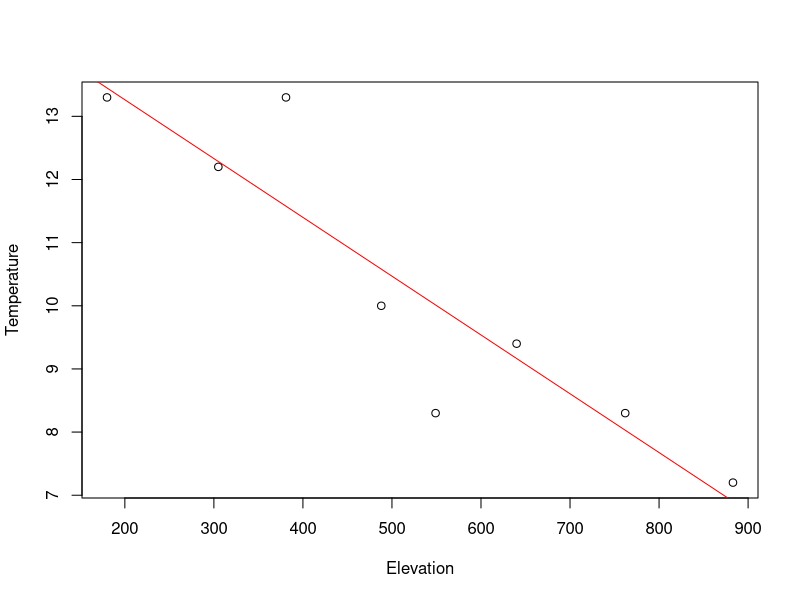

Write the R code that produced this figure.
#数据整理
Elevation <- c(180, 305, 381, 488, 549, 640, 762, 883)
Temperature <- c(13.3, 12.2, 13.3, 10.0, 8.3, 9.4, 8.3, 7.2)
data3_4 <- data.frame(Elevation, Temperature)
#绘散点图及线性回归
plot(Temperature ~ Elevation, data = data3_4)
Atmospheric_Lapse_Rate <-
  lm(Temperature ~ Elevation, data = data3_4)
abline(Atmospheric_Lapse_Rate, col = "red")
summary(Atmospheric_Lapse_Rate)
#得到气温直减率为-9.312℃/Km

# good work
